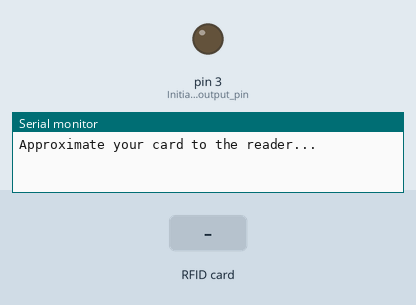
This sketch was run on a simulated Arduino Uno, built with avr-gcc and run on an emulated ATmega328P. Parts: output pins drawn as LEDs (lit = HIGH), the last lines printed to the serial monitor. Inputs (shaded band) come from the test bench. Pins used as bus, display or sensor lines are not drawn.

Above: at 1.2 s.
1.3 s: RFID card E9 ED 15 D3 held to the reader
At 1.7 s:
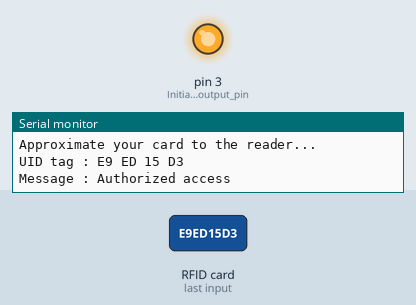
Timing chart, 0 to 7.8 s (numbered marks = the images above; inputs shaded):
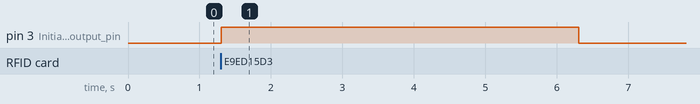

The sketch:

RFID-MVP.ino
```cpp
 #include <SPI.h>
#include <MFRC522.h>

#define SS_PIN 10
#define RST_PIN 9
MFRC522 mfrc522(SS_PIN, RST_PIN);   // Create MFRC522 instance.


void setup()
{
  Serial.begin(9600);   // Initiate a serial communication
  SPI.begin();      // Initiate  SPI bus
  mfrc522.PCD_Init();   // Initiate MFRC522
  Serial.println("Approximate your card to the reader...");
  Serial.println();
  pinMode(3,OUTPUT); //Initiate output pin
}
void loop()
{
  // Look for new cards
  if ( ! mfrc522.PICC_IsNewCardPresent())
  {
    return;
  }
  // Select one of the cards
  if ( ! mfrc522.PICC_ReadCardSerial())
  {
    return;
  }
  //Show UID on serial monitor
  Serial.print("UID tag :");
  String content= "";
  byte letter;
  for (byte i = 0; i < mfrc522.uid.size; i++)
  {
     Serial.print(mfrc522.uid.uidByte[i] < 0x10 ? " 0" : " ");
     Serial.print(mfrc522.uid.uidByte[i], HEX);
     content.concat(String(mfrc522.uid.uidByte[i] < 0x10 ? " 0" : " "));
     content.concat(String(mfrc522.uid.uidByte[i], HEX));
  }
  Serial.println();
  Serial.print("Message : ");
  content.toUpperCase();
  if (content.substring(1) == "E9 ED 15 D3" || content.substring(1) == "12 BC 58 28") // Check card IDs (hard coded for MVP)
  {
    digitalWrite(3, HIGH); // Output voltage to toggle switch
    Serial.println("Authorized access");
    Serial.println();
    delay(5000); // Wait
    digitalWrite(3, LOW); // Return output voltage to 0
  }

 else   {
    Serial.println(" Access denied");
    delay(3000);
  }
} 
```

Measured:
- after the input at 1.3 s, pin 3 (Initiate_output_pin): LOW → HIGH at once, → LOW 5.0 s later
